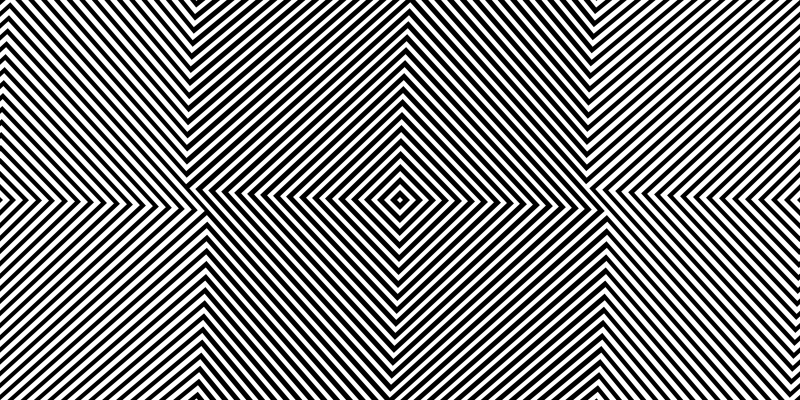
Frame 1 (no input)
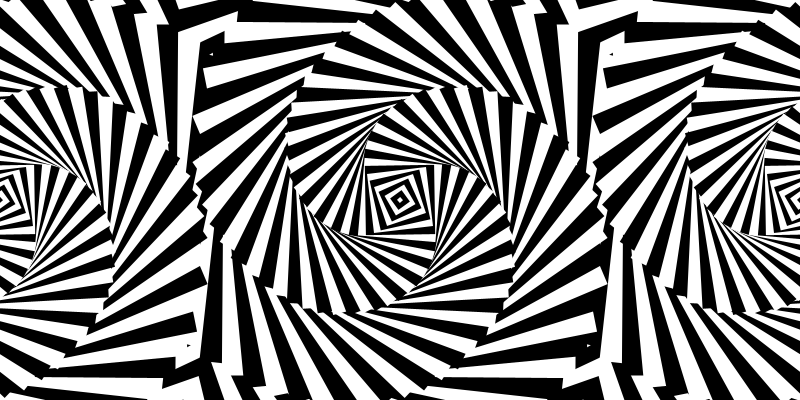
Frame 60 (the mouse pressed at the canvas centre just before this capture)
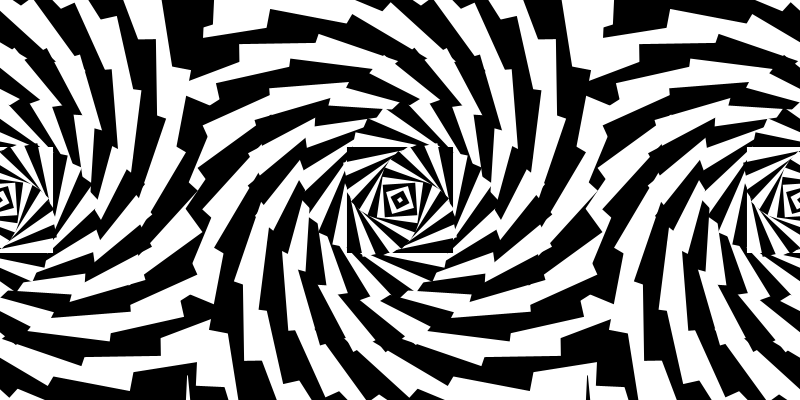
Frame 120 (the mouse held since frame 60 and released just before this capture)

The Processing sketch that drew these frames (run headless with seeded random() and noise(); from frame 60 on, the mouse is pressed at the canvas centre):

// Processing sketch: processing_66994
// ── processing_66994.pde

int boxSize = 25;
int windowSize = 400;

int startCounting=0;

float tick = 1;
float w = width;

boolean altCol = true;
boolean start = true;
float randomColorScale1 = 1;
float randomColorScale2 = 1;
float randomColorScale3 = 1;


void setup(){
  size(800,400);
  noStroke();
  //smooth();
}

void draw(){
  tick = frameCount/600.0 * PI;
   for(int boxRadius_i = height*2;  boxRadius_i > 5; boxRadius_i -=boxSize-boxSize/2){
     for(int windowRadius_i = 0;  windowRadius_i <= width; windowRadius_i +=windowSize){
        
      if(keyPressed && (key == 'c' || key == 'C')) {
        randomColorScale1 = random(0.15,0.55);
        randomColorScale2 = random(1.25,1.55);
        randomColorScale3 = random(1.25,2.55);
       }  
        
      if (key == 'c' || key == 'C') {
          fill(
            100*randomColorScale2 + randomColorScale2 * 100 * sin(tick*boxRadius_i/boxSize*randomColorScale1 ),
            100*randomColorScale3 + randomColorScale2 * 100 * sin(tick*boxRadius_i/boxSize*randomColorScale1 ),
            100*randomColorScale3 + randomColorScale3 * 100 * cos(tick*boxRadius_i/boxSize*randomColorScale1 )
          );
       start = false;   
          
      } else if(key == 'b' || key == 'B' | start) {
        altCol = !altCol;
        int col = altCol ? 0 : 1;
        fill(
        255 * col,
        255 * col,
        255 * col
        );
      }
      
      pushMatrix();
      translate(windowRadius_i, height/2);
      rotate(tick*boxRadius_i/40);
      quad( -boxRadius_i/2, 0, 
             0, boxRadius_i/2, 
             boxRadius_i/2, 0, 
             0, -boxRadius_i/2
          );        
       popMatrix();
   }
 }  
}
